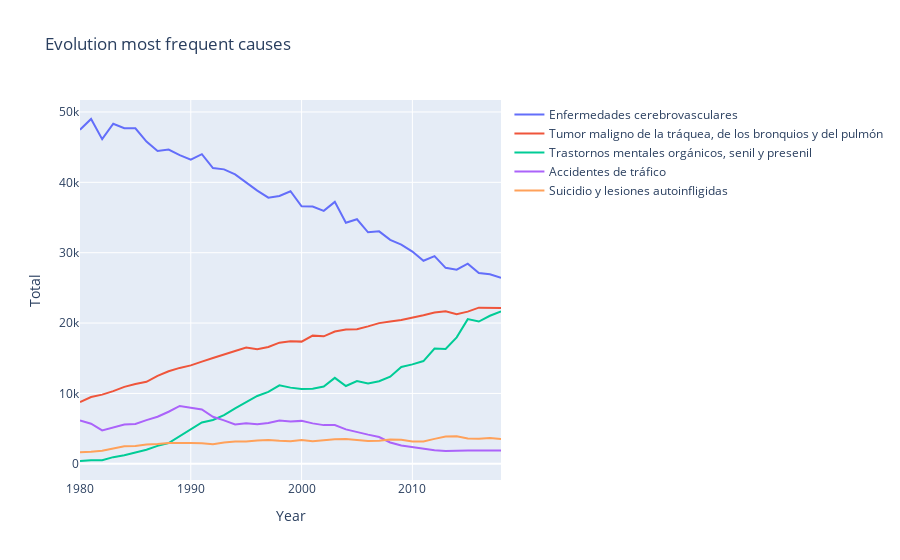

The notebook cell this image was saved under:
### Code cell
# Graph evolution selected causes
graph = px.line(deaths_causes_evo, 
                x = 'Periodo',
                y = 'Total', 
                color = 'cause_name',
                title = 'Evolution most frequent causes',
                labels={'Periodo':'Year', 
                        'Total':'Total', 
                        'cause_name': ''})

graph.update_layout(legend=dict(orientation='v'))

graph.show()

### Figure 1 — Plotly figure (JSON) as saved in the notebook; plotly's stock layout.template omitted (floating-point values rounded to 4 significant figures)
{"data": [{"hovertemplate": "=Enfermedades cerebrovasculares<br>Year=%{x}<br>Total=%{y}<extra></extra>", "legendgroup": "Enfermedades cerebrovasculares", "line": {"color": "#636efa", "dash": "solid"}, "marker": {"symbol": "circle"}, "mode": "lines", "name": "Enfermedades cerebrovasculares", "orientation": "v", "showlegend": true, "type": "scatter", "x": [2018, 2017, 2016, 2015, 2014, 2013, 2012, 2011, 2010, 2009, 2008, 2007, 2006, 2005, 2004, 2003, 2002, 2001, 2000, 1999, 1998, 1997, 1996, 1995, 1994, 1993, 1992, 1991, 1990, 1989, 1988, 1987, 1986, 1985, 1984, 1983, 1982, 1981, 1980], "xaxis": "x", "y": [26420, 26937, 27122, 28434, 27579, 27850, 29520, 28855, 30161, 31157, 31833, 33034, 32900, 34750, 34250, 37225, 35947, 36567, 36596, 38730, 38064, 37822, 38815, 39922, 41134, 41842, 42027, 44001, 43227, 43876, 44655, 44462, 45800, 47684, 47699, 48331, 46138, 49000, 47475], "yaxis": "y"}, {"hovertemplate": "=Tumor maligno de la tráquea, de los bronquios y del pulmón<br>Year=%{x}<br>Total=%{y}<extra></extra>", "legendgroup": "Tumor maligno de la tráquea, de los bronquios y del pulmón", "line": {"color": "#EF553B", "dash": "solid"}, "marker": {"symbol": "circle"}, "mode": "lines", "name": "Tumor maligno de la tráquea, de los bronquios y del pulmón", "orientation": "v", "showlegend": true, "type": "scatter", "x": [2018, 2017, 2016, 2015, 2014, 2013, 2012, 2011, 2010, 2009, 2008, 2007, 2006, 2005, 2004, 2003, 2002, 2001, 2000, 1999, 1998, 1997, 1996, 1995, 1994, 1993, 1992, 1991, 1990, 1989, 1988, 1987, 1986, 1985, 1984, 1983, 1982, 1981, 1980], "xaxis": "x", "y": [22153, 22121, 22187, 21625, 21270, 21689, 21511, 21097, 20755, 20425, 20213, 19992, 19532, 19118, 19092, 18801, 18114, 18214, 17363, 17428, 17215, 16607, 16270, 16510, 16036, 15574, 15041, 14522, 13982, 13627, 13153, 12508, 11650, 11349, 10935, 10328, 9828, 9486, 8771], "yaxis": "y"}, {"hovertemplate": "=Trastornos mentales orgánicos, senil y presenil<br>Year=%{x}<br>Total=%{y}<extra></extra>", "legendgroup": "Trastornos mentales orgánicos, senil y presenil", "line": {"color": "#00cc96", "dash": "solid"}, "marker": {"symbol": "circle"}, "mode": "lines", "name": "Trastornos mentales orgánicos, senil y presenil", "orientation": "v", "showlegend": true, "type": "scatter", "x": [2018, 2017, 2016, 2015, 2014, 2013, 2012, 2011, 2010, 2009, 2008, 2007, 2006, 2005, 2004, 2003, 2002, 2001, 2000, 1999, 1998, 1997, 1996, 1995, 1994, 1993, 1992, 1991, 1990, 1989, 1988, 1987, 1986, 1985, 1984, 1983, 1982, 1981, 1980], "xaxis": "x", "y": [21669, 21035, 20213, 20562, 17964, 16323, 16385, 14598, 14125, 13751, 12380, 11726, 11428, 11756, 11058, 12213, 10982, 10670, 10614, 10826, 11157, 10218, 9635, 8802, 7889, 6913, 6234, 5868, 4867, 3839, 2932, 2543, 1992, 1617, 1203, 944, 499, 494, 397], "yaxis": "y"}, {"hovertemplate": "=Accidentes de tráfico<br>Year=%{x}<br>Total=%{y}<extra></extra>", "legendgroup": "Accidentes de tráfico", "line": {"color": "#ab63fa", "dash": "solid"}, "marker": {"symbol": "circle"}, "mode": "lines", "name": "Accidentes de tráfico", "orientation": "v", "showlegend": true, "type": "scatter", "x": [2018, 2017, 2016, 2015, 2014, 2013, 2012, 2011, 2010, 2009, 2008, 2007, 2006, 2005, 2004, 2003, 2002, 2001, 2000, 1999, 1998, 1997, 1996, 1995, 1994, 1993, 1992, 1991, 1990, 1989, 1988, 1987, 1986, 1985, 1984, 1983, 1982, 1981, 1980], "xaxis": "x", "y": [1896, 1943, 1890, 1880, 1873, 1807, 1914, 2116, 2336, 2588, 3030, 3811, 4144, 4522, 4888, 5514, 5496, 5744, 6098, 6024, 6154, 5790, 5635, 5752, 5584, 6176, 6680, 7724, 7989, 8218, 7398, 6681, 6212, 5670, 5572, 5176, 4746, 5697, 6146], "yaxis": "y"}, {"hovertemplate": "=Suicidio y lesiones autoinfligidas<br>Year=%{x}<br>Total=%{y}<extra></extra>", "legendgroup": "Suicidio y lesiones autoinfligidas", "line": {"color": "#FFA15A", "dash": "solid"}, "marker": {"symbol": "circle"}, "mode": "lines", "name": "Suicidio y lesiones autoinfligidas", "orientation": "v", "showlegend": true, "type": "scatter", "x": [2018, 2017, 2016, 2015, 2014, 2013, 2012, 2011, 2010, 2009, 2008, 2007, 2006, 2005, 2004, 2003, 2002, 2001, 2000, 1999, 1998, 1997, 1996, 1995, 1994, 1993, 1992, 1991, 1990, 1989, 1988, 1987, 1986, 1985, 1984, 1983, 1982, 1981, 1980], "xaxis": "x", "y": [3539, 3679, 3569, 3602, 3910, 3870, 3539, 3180, 3158, 3429, 3457, 3263, 3246, 3399, 3507, 3478, 3371, 3189, 3393, 3218, 3261, 3373, 3320, 3157, 3171, 3037, 2786, 2916, 2939, 2987, 2960, 2804, 2755, 2514, 2493, 2181, 1851, 1718, 1652], "yaxis": "y"}], "layout": {"legend": {"orientation": "v", "title": {"text": ""}, "tracegroupgap": 0}, "title": {"text": "Evolution most frequent causes"}, "xaxis": {"anchor": "y", "domain": [0, 1], "title": {"text": "Year"}}, "yaxis": {"anchor": "x", "domain": [0, 1], "title": {"text": "Total"}}}}
